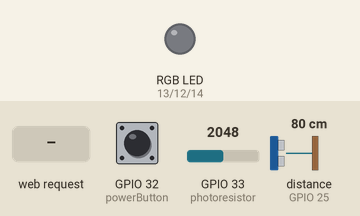
Bench run of a program on a simulated ESP32. Parts: an RGB LED mixed from three pins (HIGH = lit). Dashed ring = blinking. The test bench sets the inputs (shaded band); at power-on: GPIO 32 (powerButton) LOW, GPIO 33 (photoresistor) = 2048, distance to the obstacle (sensor on GPIO 25) 80 cm. The echo pulse lasts 58.3 µs per cm; WiFi joins after 1.5 s; servers stay silent unless stated; pins used as bus, display or sensor lines are not drawn; what the program prints to the serial monitor is not drawn.

Above: at 2.7 s.
2.8 s: GPIO 32 (powerButton) pulled HIGH for 3.2 s
At 3.2 s:
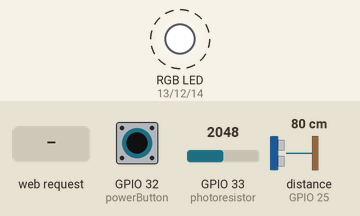
7.5 s: HTTP request GET /red received
At 8.1 s:
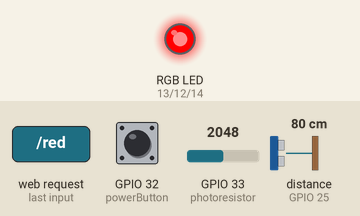
9.0 s: HTTP request GET /green received
At 10.2 s:
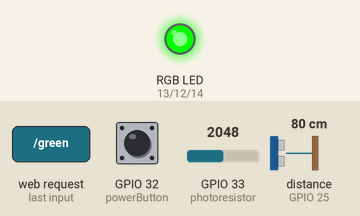
10.5 s: HTTP request GET /blue received
At 11.4 s:
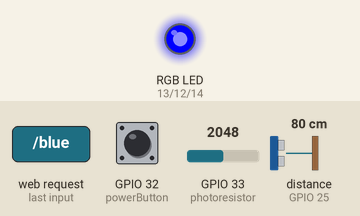
12.0 s: HTTP request GET /yellow received
At 12.5 s:
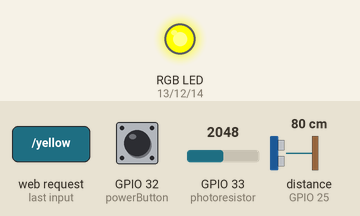
13.5 s: HTTP request GET /magenta received
At 14.7 s:
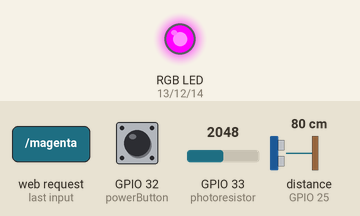
Timing chart, 0 to 16.0 s (numbered marks = the images above; inputs shaded):
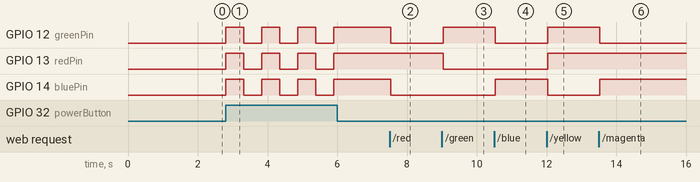

The program:

main.cpp
```cpp
#include <WiFi.h>
#include <analogWrite.h>
#include "Ultrasonic.h"

//Definindo as credenciais da rede Wi-Fi
const char *ssid = "Assembly";
const char *password = "#code1304";

// Define a porta do server como 80
WiFiServer server(80);

// Variavel para armazenar o HTTP request
String header;

// Variaveis auxiliares
static unsigned int counter = 0;
int lightValue, distanceInit, distanceValue, ledColor = 1, delayTimer = 5, brightness = 99, positionBrightness, dutyCycle = 255;
bool powerButtonState = false, ledOn = false, buttonOn = false;
hw_timer_t * timer = NULL;
String Sbrightness = "99";

// Define as saídas para seus pinos GPIO
const int redPin = 13;    // R = 330 Ohm
const int greenPin = 12;   // R = 330 Ohm
const int bluePin = 14;    // R = 330 Ohm
const int photoresistor = 33;  // R = 10K Ohm
const int powerButton = 32;   // R = 10K Ohm
const int trig = 26;
const int echo = 25;

// Sensor ultrasonico
Ultrasonic ultrasonic(trig, echo);
// Retorna o tempo atual em milisegundos
unsigned long currentTime = millis();
// Retorna o tempo anterior
unsigned long previousTime = 0;
// Define o tempo maximo em milisegundos (exemplo: 2000ms = 2s)
const long timeoutTime = 2000;
// Configuração das propriedados do PWM
const int freq = 5000;
const int redChannel = 0;
const int greenChannel = 1;
const int blueChannel = 2;
const int resolution = 8;

// funções de cor para o LED RGB
void calculateDutyCycle();
void redColor();
void blueColor();
void greenColor();
void blueColor();
void whiteColor();
void yellowColor();
void magentaColor();
void cyanColor();
void blackOut();

// Funções de interrupção do temporizador
void startTimer();
void stopTimer();
void cb_timer();

// Leitura do sensor ultrasonico
int hcsr04();

// Funções da aplicação
void switchLED();
void personDetection();
void monitor();

void setup(){
  Serial.begin(115200);
  // Inializa as variaveis de saida e entrada
  pinMode(echo, INPUT);
  pinMode(trig, OUTPUT);
  pinMode(powerButton, INPUT);
  // Configura as funcionalidades PWM do LED
  ledcSetup(redChannel, freq, resolution);
  ledcSetup(greenChannel, freq, resolution);
  ledcSetup(blueChannel, freq, resolution);
  // Vincula os canais com as portas a serem controladas
  ledcAttachPin(redPin, redChannel);
  ledcAttachPin(greenPin, greenChannel);
  ledcAttachPin(bluePin, blueChannel);
  // Iniciando leitura dos sensores analógicos
  lightValue = analogRead(photoresistor); // Sensor LDR
  distanceInit = hcsr04();                // Sensor Ultrasonico
  // Conecta a rede Wi-Fi com o SSID e password
  Serial.print("Conectando a rede ");
  Serial.println(ssid);
  WiFi.begin(ssid, password);
  while (WiFi.status() != WL_CONNECTED){
    delay(500);
    Serial.print(".");
  }
  Serial.println("");
  Serial.println("WiFi conectado.");
  Serial.println("Endereco IP: ");
  Serial.println(WiFi.localIP());
  server.begin();
}

void loop(){
  WiFiClient client = server.available(); // Servidor disponivel para acesso
  // Leitura de luminosidade
  lightValue = analogRead(photoresistor);
  // Leitura de distancia
  distanceValue = hcsr04();
  // Caso tenha sido ligado pelo botão, a deteccao é desligada
  if(!buttonOn)
    personDetection();
  // Ajusta cor e brilho do LED
  switchLED();
  // Clique do botão físico
  if(digitalRead(powerButton)){
    if(ledOn){
      ledOn = false;
      buttonOn = false;
    }else{
      ledOn = true;
      buttonOn = true;
    }
    switchLED();
    delay(500);
  }
  if (client){ // Caso haja alguma conexao
    currentTime = millis();
    previousTime = currentTime;
    Serial.println("Cliente novo.");
    String currentLine = "";
    while (client.connected() && currentTime - previousTime <= timeoutTime) { // Enquanto o cliente ficar conectado
      currentTime = millis();
      if (client.available()){ // Caso haver algum dado para ler
        char c = client.read();
        Serial.write(c);
        header += c;
        if (c == '\n') { // caso o byte seja uma nova linha
          // Caso a linha atual esteja em branco, pega dois caracteres de nova linha de uma vez
          // esse é o fim do requeste do cliente HTTP, então envia uma resposta:
          if (currentLine.length() == 0) {
            // HTTP headers sempre começam o código de resposta (e.g. HTTP/1.1 200 OK)
            // e o content-type, entao o cliente sabe oque está recebendo, entao uma linha em branco:
            client.println("HTTP/1.1 200 OK");
            client.println("Content-type:text/html");
            client.println("Conexao: fechada");
            client.println();
            // Recebe brilho do servidor
            if(header.indexOf("brightness") != -1){
              positionBrightness = header.indexOf("brightness") + 11;
              Sbrightness = header.substring(positionBrightness, positionBrightness + 2);
              brightness = Sbrightness.toInt();
              calculateDutyCycle();
            }
            // Botões para escolher a cor
            if (header.indexOf("white") != -1){
              ledColor = 1;
            }
            if (header.indexOf("red") != -1){
              ledColor = 2;
            }
            if (header.indexOf("green") != -1){
              ledColor = 3;
            }
            if (header.indexOf("blue") != -1){
              ledColor = 4;
            }
            if (header.indexOf("yellow") != -1){
              ledColor = 5;
            }
            if (header.indexOf("magenta") != -1){
              ledColor = 6;
            }
            if (header.indexOf("cyan") != -1){
              ledColor = 7;
            }
            if (header.indexOf("LEDoff") != -1){
                ledOn = false;
                buttonOn = false;
            }
            if (header.indexOf("LEDon") != -1){
                ledOn = true;
                buttonOn = true;
            }
            // Pagina Web em HTML
            client.println("<!DOCTYPE html><html>");
            client.println("<head><meta name=\"viewport\" content=\"width=device-width, initial-scale=1\">");
            client.println("<link rel=\"icon\" href=\"data:,\">");
            client.println("<style>html { font-family: Helvetica; display: inline-block; margin: 0px auto; text-align: center;}");
            client.println(".buttonPower { border: 2px solid #000000; border-radius: 50%; color: black; padding: 15px 32px; text-align: center; text-decoration: none; display: inline-block; font-size: 16px; margin: 4px 2px; cursor: pointer; }");
            client.println(".button1 { background-color: #FFFFFF; border: 2px solid #000000;; color: black; padding: 15px 32px; text-align: center; text-decoration: none; display: inline-block; font-size: 16px; margin: 4px 2px; cursor: pointer; }");
            client.println(".button2 { background-color: #FF0000; border: 2px solid #000000;; color: black; padding: 15px 32px; text-align: center; text-decoration: none; display: inline-block; font-size: 16px; margin: 4px 2px; cursor: pointer; }");
            client.println(".button3 { background-color: #FFFF00; border: 2px solid #000000;; color: black; padding: 15px 32px; text-align: center; text-decoration: none; display: inline-block; font-size: 16px; margin: 4px 2px; cursor: pointer; }");
            client.println(".button4 { background-color: #00FF00; border: 2px solid #000000;; color: black; padding: 15px 32px; text-align: center; text-decoration: none; display: inline-block; font-size: 16px; margin: 4px 2px; cursor: pointer; }");
            client.println(".button5 { background-color: #00FFFF; border: 2px solid #000000;; color: black; padding: 15px 32px; text-align: center; text-decoration: none; display: inline-block; font-size: 16px; margin: 4px 2px; cursor: pointer; }");
            client.println(".button6 { background-color: #0000FF; border: 2px solid #000000;; color: black; padding: 15px 32px; text-align: center; text-decoration: none; display: inline-block; font-size: 16px; margin: 4px 2px; cursor: pointer; }");
            client.println(".button7 { background-color: #FF00FF; border: 2px solid #000000;; color: black; padding: 15px 32px; text-align: center; text-decoration: none; display: inline-block; font-size: 16px; margin: 4px 2px; cursor: pointer; }");
            client.println(".slidecontainer { width: 100%; }");
            client.println(".slider {-webkit-appearance: none;width: 100%;height: 15px;border-radius: 5px;background: #d3d3d3;outline: none;opacity: 0.7;-webkit-transition: .2s;transition: opacity .2s;}");
            client.println(".slider::-webkit-slider-thumb {-webkit-appearance: none;appearance: none;width: 25px;height: 25px;border-radius: 50%;background: #333;cursor: pointer;}");
            client.println(".slider::-moz-range-thumb {width: 25px;height: 25px;border-radius: 50%;background: #333;cursor: pointer;}");

            // Cabeçalho da pagina WEB
            client.println("</style></head>");
            client.println("<body><center><h1>Lampada Inteligente</h1><h5>by Jonath & Lucas</h5></center><br>");

            // Corpo
            // Botao de Power
            client.println("<form id=\"myForm\"><center>");
            client.println("<h3>Ligar/Desligar</h3>");
            client.println("<div class=\"btn-group\">");
            if(ledOn){
              client.println("<button class=\"buttonPower\" name=\"power\" value=\"LEDoff\" type=\"submit\">ON/OFF</button>");
            }else{
              client.println("<button class=\"buttonPower\" name=\"power\" value=\"LEDon\" type=\"submit\">ON/OFF</button>");
            }
            client.println("</div><br>");
            // Slider de Brilho
            client.println("<h3>Brilho</h3>");
            client.println("<div class=\"slidecontainer\">");
            client.print("<input name=\"brightness\" type=\"range\" min=\"10\" max=\"99\" value=\"");
            client.print(brightness);
            client.println("\" class=\"slider\" id=\"myRange\">");
            client.println("</div><br>");

            // Botoes de Cores
            client.println("<h3>Cor</h3></center>");
            client.println("<div class=\"btn-group\">");
            client.println("<button class=\"button1\" name=\"colorLED\" value=\"white\" type=\"submit\"> </button>");
            client.println("<button class=\"button2\" name=\"colorLED\" value=\"red\" type=\"submit\"> </button>");
            client.println("<button class=\"button3\" name=\"colorLED\" value=\"yellow\" type=\"submit\"> </button>");
            client.println("<button class=\"button4\" name=\"colorLED\" value=\"green\" type=\"submit\"> </button>");
            client.println("<button class=\"button5\" name=\"colorLED\" value=\"cyan\" type=\"submit\"> </button>");
            client.println("<button class=\"button6\" name=\"colorLED\" value=\"blue\" type=\"submit\"> </button>");
            client.println("<button class=\"button7\" name=\"colorLED\" value=\"magenta\" type=\"submit\"> </button>");
            client.println("</div></form>");

            // Script para o slider
            client.println("<script>");
            client.println("var slider = document.getElementById(\"myRange\"); slider.onmouseup = function() { document.getElementById(\"myForm\").submit(); }; slider.ontouchend = function() { document.getElementById(\"myForm\").submit(); };");
            client.println("</script></body></html>");
            break;
          }
          else { // caso ter uma nova linha, limpa a linha atual
            currentLine = "";
          }
        } else if (c != '\r') { // se possuir algum outro dado, retorna o caracter
          currentLine += c; // adiciona ele ao final da linha atual
        }
      }
    }
    // Limpa o cabecalho
    header = "";
    // Encerra a conexao
    client.stop();
    Serial.println("Cliente desconectado.");
    Serial.println("");
  }

  //monitor();
  delay(10);
}

// Regra de três para passar a porcentagem de brilho para um valor do duty cycle
void calculateDutyCycle(){
  dutyCycle = (255 * brightness) / 100;
}

// Funções responsáveis por definir as cores do led RGB
void redColor(){
  ledcWrite(redChannel, dutyCycle);
  ledcWrite(greenChannel, 0);
  ledcWrite(blueChannel, 0);
}
void blueColor(){
  ledcWrite(redChannel, 0);
  ledcWrite(greenChannel, 0);
  ledcWrite(blueChannel, dutyCycle);
}
void greenColor(){
  ledcWrite(redChannel, 0);
  ledcWrite(greenChannel, dutyCycle);
  ledcWrite(blueChannel, 0);
}
void whiteColor(){
  ledcWrite(redChannel, dutyCycle);
  ledcWrite(greenChannel, dutyCycle);
  ledcWrite(blueChannel, dutyCycle);
}
void yellowColor(){
  ledcWrite(redChannel, dutyCycle);
  ledcWrite(greenChannel, dutyCycle);
  ledcWrite(blueChannel, 0);
}
void magentaColor(){
  ledcWrite(redChannel, dutyCycle);
  ledcWrite(greenChannel, 0);
  ledcWrite(blueChannel, dutyCycle);
}
void cyanColor(){
  ledcWrite(redChannel, 0);
  ledcWrite(greenChannel, dutyCycle);
  ledcWrite(blueChannel, dutyCycle);
}
void blackOut(){
  ledcWrite(redChannel, 0);
  ledcWrite(greenChannel, 0);
  ledcWrite(blueChannel, 0);
}

// Inicia a interrupção para o temporizador
void startTimer(){
    //inicialização do timer. Parametros:
    /* 0 - seleção do timer a ser usado, de 0 a 3.
      80 - prescaler. O clock principal do ESP32 é 80MHz. Dividimos por 80 para ter 1us por tick.
    true - true para contador progressivo, false para regressivo
    */
    timer = timerBegin(0, 80, true);

    /*conecta à interrupção do timer
     - timer é a instância do hw_timer
     - endereço da função a ser chamada pelo timer
     - edge=true gera uma interrupção
    */
    timerAttachInterrupt(timer, &cb_timer, true);

    /* - o timer instanciado no inicio
       - o valor em us para 1s
       - auto-reload. true para repetir o alarme
    */
    timerAlarmWrite(timer, 1000000, true);

    //ativa o alarme
    timerAlarmEnable(timer);
}

// Para o temporizador
void stopTimer(){
    timerEnd(timer);
    timer = NULL;
    ledOn = false;
}

// Função do temporizador
void cb_timer(){
    Serial.print("Timer: ");
    Serial.print(counter);
    Serial.println(" segundos");

    if (counter == delayTimer){
        stopTimer();
    }
    counter++;
}

// Função de leitura do sensor ultrasonico
int hcsr04(){
    digitalWrite(trig, LOW);
    delayMicroseconds(2);
    digitalWrite(trig, HIGH);
    delayMicroseconds(10);
    digitalWrite(trig, LOW);
    return (ultrasonic.Ranging(CM)); // Converte tempo do echo em "cm"
}

// Função para trocar as cores do LED
void switchLED(){
  if(ledOn){
    switch (ledColor)
      {
      case 2:
        redColor();
        break;
      case 3:
        greenColor();
        break;
      case 4:
        blueColor();
        break;
      case 5:
        yellowColor();
        break;
      case 6:
        magentaColor();
        break;
      case 7:
        cyanColor();
        break;
      default:
        whiteColor();
        break;
      }
  }else
    blackOut();
}

// Função para a ativação do LED a partir da luminosidade e do sensor ultrasonico
void personDetection(){
  if (lightValue < 1000){ // se o quarto estiver escuro
    if(distanceValue < distanceInit){ // se tiver pessoa no quarto
      ledOn = true;
      counter = 0;
      startTimer();
    }
  }
}

// Função para monitoramento das variáveis para o ambiente de desenvolvimento
void monitor(){
  Serial.print("Luminosidade: ");
  Serial.println(lightValue);
  Serial.print("Distancia inicial: ");
  Serial.println(distanceInit);
  Serial.print("Distancia atual: ");
  Serial.println(distanceValue);
  Serial.print("Brilho: ");
  Serial.println(Sbrightness);
  delay(500);
}
```

Measured:
- after the input at 2.8 s, GPIO 12 (greenPin), GPIO 13 (redPin), GPIO 14 (bluePin): alternates HIGH for 0.52 s and LOW for 0.52 s, 7 changes in all, then stays HIGH, starting at once
- after the input at 7.5 s, GPIO 12 (greenPin), GPIO 14 (bluePin): HIGH → LOW at once
- after the input at 9.0 s, GPIO 12 (greenPin): LOW → HIGH at once; GPIO 13 (redPin): HIGH → LOW at once
- after the input at 10.5 s, GPIO 12 (greenPin): HIGH → LOW at once; GPIO 14 (bluePin): LOW → HIGH at once
- after the input at 12.0 s, GPIO 12 (greenPin), GPIO 13 (redPin): LOW → HIGH at once; GPIO 14 (bluePin): HIGH → LOW at once
- after the input at 13.5 s, GPIO 12 (greenPin): HIGH → LOW at once; GPIO 14 (bluePin): LOW → HIGH at once
